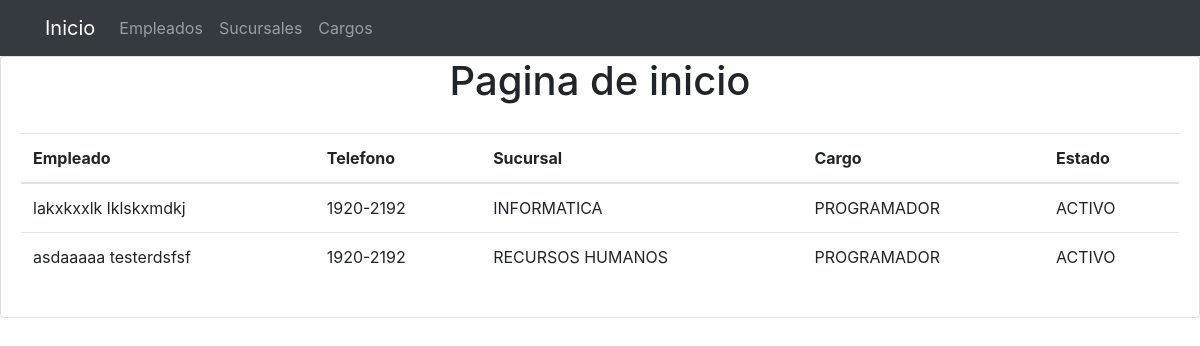
The page / on the database its author committed.
### tables this page shows
CREATE TABLE `empleado` (
  `ID_EMPLEADO` int(11) NOT NULL,
  `ID_SUCURSAL` int(11) DEFAULT NULL,
  `NOMBRE_EMPLEADO` varchar(100) DEFAULT NULL,
  `APELLIDO_EMPLEADO` varchar(100) DEFAULT NULL,
  `DIRECCION_EMPLEADO` varchar(500) DEFAULT NULL,
  `TELEFONO_EMPLEADO` varchar(100) DEFAULT NULL,
  `ID_CARGO` int(11) DEFAULT NULL,
  `ID_ESTADO` int(11) DEFAULT NULL
);

CREATE TABLE `sucursal` (
  `ID_SUCURSAL` int(11) NOT NULL,
  `ID_CARGO` int(11) DEFAULT NULL,
  `NOMBRE_SUCURSAL` varchar(100) DEFAULT NULL,
  `DIRECCION_SUCURSAL` varchar(300) DEFAULT NULL,
  `TELEFONO_SUCURSAL` varchar(30) DEFAULT NULL
);

CREATE TABLE `cargo` (
  `ID_CARGO` int(11) NOT NULL,
  `NOMBRE_CARGO` varchar(100) DEFAULT NULL,
  `DESCRIPCION_CARGO` varchar(200) DEFAULT NULL
);

CREATE TABLE `estado_empleado` (
  `ID_ESTADO` int(11) NOT NULL,
  `DESCRIPCION_ESTADO` enum('ACTIVO','INACTIVO') DEFAULT 'ACTIVO'
);

### application/controllers/Index.php (called while the page is built, shortened)
<?php
class Index extends CI_Controller{
	public function __construct(){
		$this->load->model('Index_model');
	}
	public function index(){
		$data['empleados'] = $this->Index_model->getDatosEmpleados();
		$this->load->view('index_view', $data);
	}
}

### index.php (called while the page is built, shortened)
<?php
require_once BASEPATH.'core/CodeIgniter.php';

### application/models/Index_model.php (called while the page is built, shortened)
<?php
class Index_model extends CI_Model{
	public function getDatosEmpleados(){
		$this->db->select("*");
		$this->db->from("EMPLEADO EMP");
		$this->db->order_by("ID_EMPLEADO","ASC");
        $this->db->join("SUCURSAL SUC","SUC.ID_SUCURSAL = EMP.ID_SUCURSAL",'LEFT');
        $this->db->join("CARGO CAR","CAR.ID_CARGO = EMP.ID_CARGO",'LEFT');
        $this->db->join("ESTADO_EMPLEADO EST","EST.ID_ESTADO = EMP.ID_ESTADO",'LEFT');
        return $result = $this->db->get()->result_array();
	}
}

### application/views/index_view.php (the view, shortened to what this page needs)
<!DOCTYPE html>
<html>
<head>
	<link rel="stylesheet" href="<?php echo base_url('assets/css/bootstrap.min.css'); ?>">
</head>
<body>
	<div class="card">
		<div class="text text-center">
			<b><h1>Pagina de inicio</h1></b>
		</div>
		<div class="card-body">
			<table class="table">
			  <thead>
			    <tr>
			      <th scope="col">Empleado</th>
			      <th scope="col">Telefono</th>
			      <th scope="col">Sucursal</th>
			      <th scope="col">Cargo</th>
			      <th scope="col">Estado</th>
			    </tr>
			  </thead>
			  <tbody>
			  	<?php foreach ($empleados as $empleado): ?>
				    <tr>
				      <td><?php echo $empleado['NOMBRE_EMPLEADO']." ".$empleado['APELLIDO_EMPLEADO']; ?></td>
				      <td><?php echo $empleado['TELEFONO_EMPLEADO']; ?></td>
				      <td><?php echo $empleado['NOMBRE_SUCURSAL']; ?></td>
				      <td><?php echo $empleado['NOMBRE_CARGO']; ?></td>
				      <td><?php echo $empleado['DESCRIPCION_ESTADO']; ?></td>
				    </tr>
				<?php endforeach; ?>
			  </tbody>
			</table>
		</div>
	</div>
</body>
</html>

### rows shown on the page
empleado: NOMBRE_EMPLEADO "lakxkxxlk", APELLIDO_EMPLEADO "lklskxmdkj", TELEFONO_EMPLEADO "1920-2192", ID_SUCURSAL.NOMBRE_SUCURSAL "INFORMATICA", ID_CARGO.NOMBRE_CARGO "PROGRAMADOR", ID_ESTADO.DESCRIPCION_ESTADO "ACTIVO"
empleado: NOMBRE_EMPLEADO "asdaaaaa", APELLIDO_EMPLEADO "testerdsfsf", TELEFONO_EMPLEADO "1920-2192", ID_SUCURSAL.NOMBRE_SUCURSAL "RECURSOS HUMANOS", ID_CARGO.NOMBRE_CARGO "PROGRAMADOR", ID_ESTADO.DESCRIPCION_ESTADO "ACTIVO"
